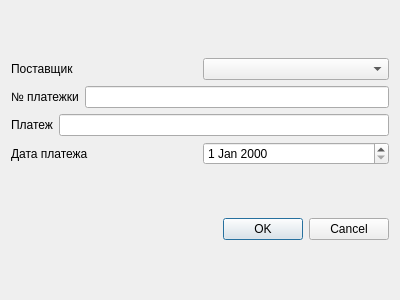
<?xml version="1.0" encoding="UTF-8"?>
<ui version="4.0">
 <class>AddDebetDialog</class>
 <widget class="QDialog" name="AddDebetDialog">
  <property name="geometry">
   <rect>
    <x>0</x>
    <y>0</y>
    <width>400</width>
    <height>300</height>
   </rect>
  </property>
  <property name="windowTitle">
   <string>Dialog</string>
  </property>
  <layout class="QVBoxLayout" name="verticalLayout_2">
   <item>
    <layout class="QVBoxLayout" name="verticalLayout">
     <item>
      <layout class="QHBoxLayout" name="horizontalLayout_7">
       <item>
        <widget class="QLabel" name="label_4">
         <property name="text">
          <string>Поставщик</string>
         </property>
        </widget>
       </item>
       <item>
        <widget class="QComboBox" name="comboBox"/>
       </item>
      </layout>
     </item>
     <item>
      <layout class="QHBoxLayout" name="horizontalLayout_6">
       <item>
        <widget class="QLabel" name="label_3">
         <property name="text">
          <string>№ платежки</string>
         </property>
        </widget>
       </item>
       <item>
        <widget class="QLineEdit" name="numBankPayment"/>
       </item>
      </layout>
     </item>
     <item>
      <layout class="QHBoxLayout" name="horizontalLayout">
       <item>
        <widget class="QLabel" name="label">
         <property name="text">
          <string>Платеж</string>
         </property>
        </widget>
       </item>
       <item>
        <widget class="QLineEdit" name="payment"/>
       </item>
      </layout>
     </item>
     <item>
      <layout class="QHBoxLayout" name="horizontalLayout_2">
       <item>
        <widget class="QLabel" name="label_2">
         <property name="text">
          <string>Дата платежа</string>
         </property>
        </widget>
       </item>
       <item>
        <widget class="QDateEdit" name="dateEdit"/>
       </item>
      </layout>
     </item>
    </layout>
   </item>
   <item>
    <widget class="QDialogButtonBox" name="buttonBox">
     <property name="orientation">
      <enum>Qt::Horizontal</enum>
     </property>
     <property name="standardButtons">
      <set>QDialogButtonBox::Cancel|QDialogButtonBox::Ok</set>
     </property>
    </widget>
   </item>
  </layout>
 </widget>
 <resources/>
 <connections>
  <connection>
   <sender>buttonBox</sender>
   <signal>accepted()</signal>
   <receiver>AddDebetDialog</receiver>
   <slot>accept()</slot>
   <hints>
    <hint type="sourcelabel">
     <x>248</x>
     <y>254</y>
    </hint>
    <hint type="destinationlabel">
     <x>157</x>
     <y>274</y>
    </hint>
   </hints>
  </connection>
  <connection>
   <sender>buttonBox</sender>
   <signal>rejected()</signal>
   <receiver>AddDebetDialog</receiver>
   <slot>reject()</slot>
   <hints>
    <hint type="sourcelabel">
     <x>316</x>
     <y>260</y>
    </hint>
    <hint type="destinationlabel">
     <x>286</x>
     <y>274</y>
    </hint>
   </hints>
  </connection>
 </connections>
</ui>
